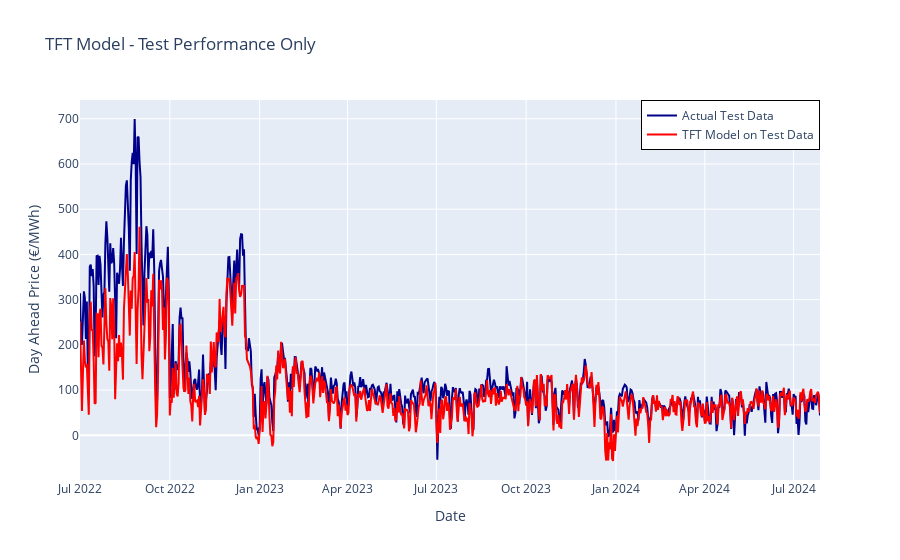

The notebook cell saved with this chart:
### Markdown cell above
## Temporal Fusion Transformer (TFT)

### Code cell
from darts.models import TFTModel
from darts import TimeSeries
from darts.models.forecasting.tft_model import QuantileRegression
import pandas as pd
import numpy as np
import plotly.graph_objs as go
from darts.dataprocessing.transformers import Scaler
from sklearn.preprocessing import MaxAbsScaler, RobustScaler, StandardScaler
from darts.metrics import mape, rmse, mse, mae

# Convert future covariates to TimeSeries objects
future_covariates_train = TimeSeries.from_dataframe(train_df, 'Date', future_covariates_columns).astype('float32')
future_covariates_test = TimeSeries.from_dataframe(test_df, 'Date', future_covariates_columns).astype('float32')

# Convert future covariates to TimeSeries objects
future_covariates_train = TimeSeries.from_dataframe(train_df, 'Date', future_covariates_columns).astype('float32')
future_covariates_full = TimeSeries.from_dataframe(df, 'Date', future_covariates_columns, fill_missing_dates=True, freq="D").astype('float32')

# Determine required start date for future covariates
input_chunk_length = 200  # Set based on desired look-back period
required_start_date = pd.Timestamp(test_df['Date'].iloc[0]) - pd.DateOffset(days=input_chunk_length)

# Ensure future_covariates_full covers the required range
required_end_date = pd.Timestamp(test_df['Date'].iloc[0]) + pd.DateOffset(days=len(series_test)-1)

# Check if future_covariates_full has sufficient data
if future_covariates_full.start_time() > required_start_date or future_covariates_full.end_time() < required_end_date:
    print("Warning: The future_covariates_full is not long enough to cover the required input chunk length and prediction range.")
    # Extend the future_covariates_full or adjust your dataset

# Slice the future covariates to the required range, including data from the training period
future_covariates_test = future_covariates_full.slice(required_start_date, required_end_date)

# Scaling the data
scaler_series = Scaler(MaxAbsScaler())
scaler_covariates = Scaler(MaxAbsScaler())

# Fit the scaler on the training data
series_train_scaled = scaler_series.fit_transform(series_train)
future_covariates_train_scaled = scaler_covariates.fit_transform(future_covariates_train)

# Transform the test series and future covariates using the same scaler
series_test_scaled = scaler_series.transform(series_test)
future_covariates_test_scaled = scaler_covariates.transform(future_covariates_test)

# Define the TFT model
model = TFTModel(
    input_chunk_length=input_chunk_length,  # History length (number of past time steps used to predict the future)
    output_chunk_length=len(series_test),  # Adjusted to predict the length of the test set
    hidden_size=16,
    lstm_layers=4,
    num_attention_heads=4,
    dropout=0.1,
    likelihood=QuantileRegression(quantiles=[0.1, 0.5, 0.9]),  # Correctly using QuantileRegression
    random_state=42,
    add_relative_index=True,  # Automatically generate relative index as a future covariate
    loss_fn=torch.nn.MSELoss()  # Correctly using MSELoss
)

# Train the model with future covariates
model.fit(series_train_scaled, future_covariates=future_covariates_train_scaled, epochs=50, verbose=True)

# Make predictions on the test set
forecast_scaled = model.predict(n=len(series_test), future_covariates=future_covariates_test_scaled)

# Inverse transform the forecast to the original scale
forecast = scaler_series.inverse_transform(forecast_scaled)

# Convert TimeSeries to DataFrame for Plotly plotting
test_df_plotly = series_test.pd_dataframe()
forecast_df_plotly = forecast.pd_dataframe()

# Plot the results using Plotly
fig = go.Figure()

# Add actual test data trace
fig.add_trace(go.Scatter(x=test_df_plotly.index, y=test_df_plotly['Day_ahead_price (€/MWh)'],
                         mode='lines', name='Actual Test Data', line=dict(color='darkblue')))

# Add forecast data trace
fig.add_trace(go.Scatter(x=forecast_df_plotly.index, y=forecast_df_plotly['Day_ahead_price (€/MWh)'],
                         mode='lines', name='TFT Model on Test Data', line=dict(color='red')))

# Update layout
fig.update_layout(
    title='TFT Model - Test Performance Only',
    xaxis_title='Date',
    yaxis_title='Day Ahead Price (€/MWh)',
    legend=dict(
        x=1,   # Set x position to 1 (far right)
        y=1,   # Set y position to 1 (top)
        xanchor='right',  # Anchor the legend's x position to the right
        yanchor='top',    # Anchor the legend's y position to the top
        bordercolor='black',  # Optional: Add a border around the legend
        borderwidth=1        # Optional: Set the border width
    ),
    template='plotly'
)

# Show the plot
fig.show()

# SAve the plot with the number of epochs
fig.write()


# Evaluate the model using Darts' metrics
print(f'Mean Absolute Error on Test Set: {mae(series_test, forecast)}')
print(f'Mean Absolute Percentage Error on Test Set: {mape(series_test, forecast)}')
print(f'Mean Squared Error on Test Set: {mse(series_test, forecast)}')
print(f'Root Mean Squared Error on Test Set: {rmse(series_test, forecast)}')

### Figure 1 — Plotly figure (JSON) as saved in the notebook; plotly's stock layout.template omitted (floating-point values rounded to 4 significant figures; data arrays with more than 128 entries replaced by an {"elided": "..."} marker saying what was removed)
{"data": [{"line": {"color": "darkblue"}, "mode": "lines", "name": "Actual Test Data", "type": "scatter", "x": {"elided": "759 str values"}, "y": {"elided": "759 float values"}}, {"line": {"color": "red"}, "mode": "lines", "name": "TFT Model on Test Data", "type": "scatter", "x": {"elided": "759 str values"}, "y": {"elided": "759 float values"}}], "layout": {"legend": {"bordercolor": "black", "borderwidth": 1, "x": 1, "xanchor": "right", "y": 1, "yanchor": "top"}, "title": {"text": "TFT Model - Test Performance Only"}, "xaxis": {"title": {"text": "Date"}}, "yaxis": {"title": {"text": "Day Ahead Price (€/MWh)"}}}}
